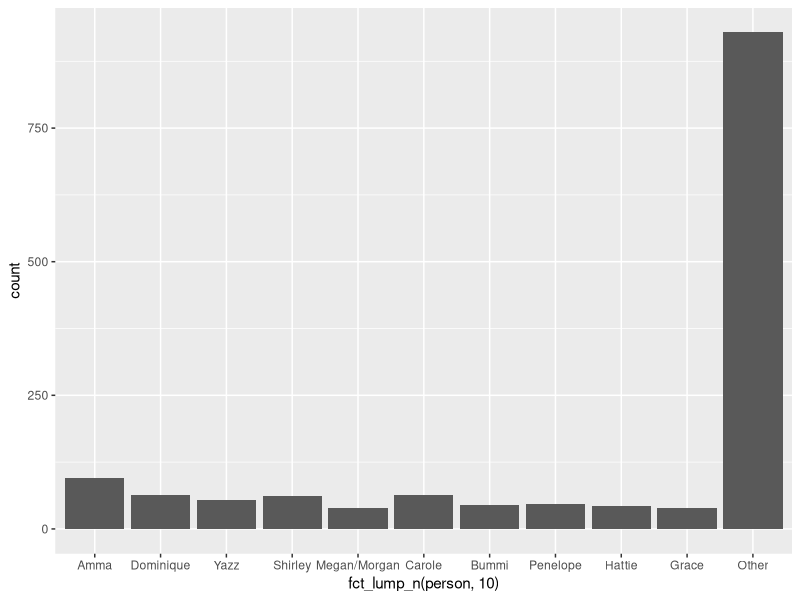
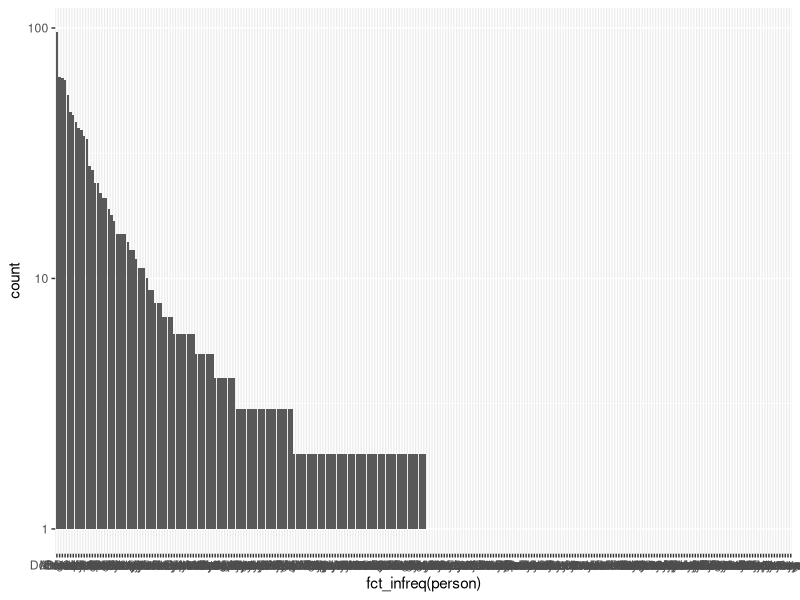
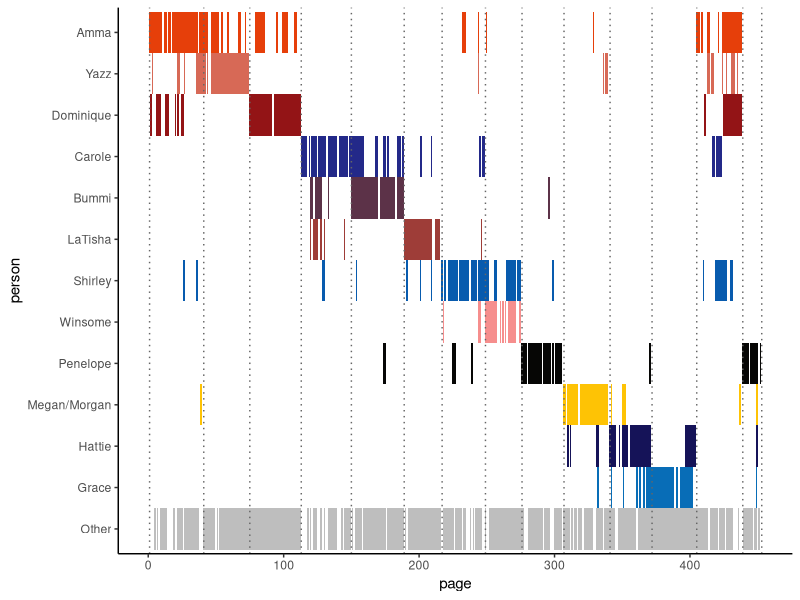

Here is the R script that generated these plots, in order:
## ---- chunk 1
library(tidyverse)

## ---- chunk 2
presence <- read_csv("data/presence.csv",  col_types = cols(person = col_factor()))
## ---- chunk 3
  presence %>%
    group_by(person) %>%
    ggplot(aes(x=fct_lump_n(person, 10))) + geom_histogram(stat="count")
presence %>%   
ggplot(aes(x=fct_infreq(person))) + geom_histogram(stat="count") + scale_y_log10()

## ---- chunk 4

book_palette <- tribble(
  ~name, ~color,
  "Amma", "#086DB7",
  "Yazz", "#151358",
  "Dominique", "#FEC305",
  "Carole", "#060605",
  "Bummi", "#F68E8D",
  "LaTisha", "#085BAE",
  "Shirley", "#9E3D38",
  "Winsome", "#5C3248",
  "Penelope", "#232989",
  "Megan/Morgan", "#931416",
  "Hattie", "#D76956",
  "Grace", "#E63F0A",
  "Other", "grey"
)

presence %>% 
  mutate(person=fct_other(person, keep=book_palette$name)) %>%
  mutate(person = fct_relevel(person,book_palette$name)) %>% 
  mutate(person = fct_rev(person))%>% 
  ggplot(aes(y=person, x=page)) + 
  geom_tile(aes(fill=person, linetype="blank"), show.legend = FALSE) +
  geom_vline(xintercept = c(1,41,75,113,150,189,217,249,276,307,341,372,405,439,453), color="grey40", linetype="dotted") +
  scale_fill_manual(values=c("grey", book_palette$color)) +
  theme_classic()
